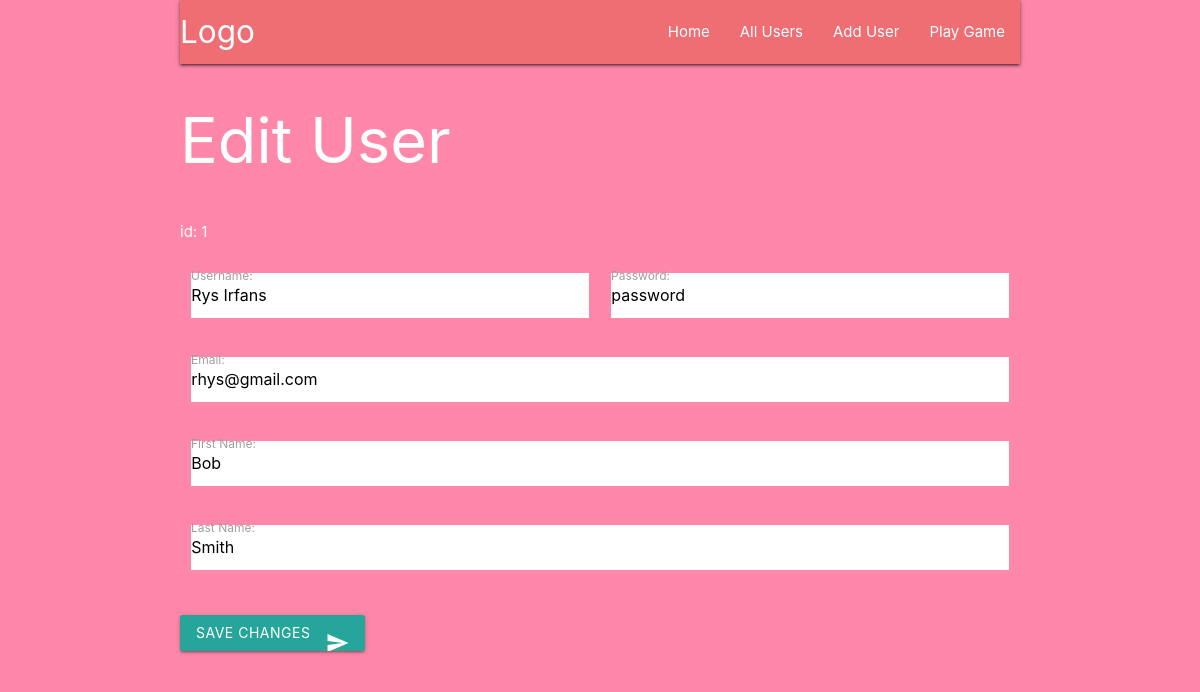
/edit?id=1, run on the app's committed database.
### tables this page shows
CREATE TABLE `users` (
        id INTEGER PRIMARY KEY AUTOINCREMENT, 
        `username` varchar(40) NOT NULL,
        `password` varchar(30) NOT NULL,
        `email_address` varchar(20) NOT NULL,
        `first_name` varchar(20),      
        `last_name` varchar(20)
);

### main.py (the view)
@web_site.route("/edit")
def edit():
  id = request.args.get('id')
  con = sqlite3.connect('users.db')
  con.row_factory = sqlite3.Row
  cursor = con.cursor()
  sql = ' SELECT * FROM users WHERE id = "'+id+'"'
  cursor.execute(sql)
  con.commit()
  rows = cursor.fetchall()
  return render_template('edit.html', user=rows)

### templates/edit.html (shortened to what this page needs)
{% extends 'base.html' %} {% block header %}
<h1>{% block title %}Edit User{% endblock %}</h1>
{% endblock %} {% block content %}
<form action="/edituser" method="post">
	{% for u in user %} id: {{u['id']}}
	<div class="row">
      <div class="input-field col s6">
        <label for="username" class="active">Username:</label>
        <input name="username" id="username"  type="text" value="{{u['username']}}">
      </div>
      <div class="input-field col s6">
        <label for="password"  class="active">Password:</label>
        <input name="password" id="password"  type="text" value="{{u['password']}}">
      </div>
    </div>
    <div class="row"><div class="input-field col s12">
   <label for="email"  class="active">Email:</label><input name="email" id="email" type="text" value="{{u['email_address']}}">
    </div></div>
    <div class="row"><div class="input-field col s12">
    <label for="firstname"  class="active">First Name:</label><input name="firstname"  id="firstname" type="text" value="{{u['first_name']}}">
    </div></div>
    <div class="row"><div class="input-field col s12">
   <label for="lastname"  class="active">Last Name:</label><input name="lastname" id="lastname"  type="text" value="{{u['last_name']}}">
    </div></div>
    <div class="row">
      <button class="btn waves-effect waves-light" type="submit" name="action">Save Changes
      <i class="material-icons right small">send</i>
     </button>
    </div>
    {% endfor %}
    </form>
{% endblock %}

### static/style.css (style rules this page uses)
body { background-color:#ff88aa; }
form input { background-color:white !important; }

### data on the page
users: id "1", username "Rys Irfans", password "password", email "rhys@gmail.com", firstname "Bob", lastname "Smith"
